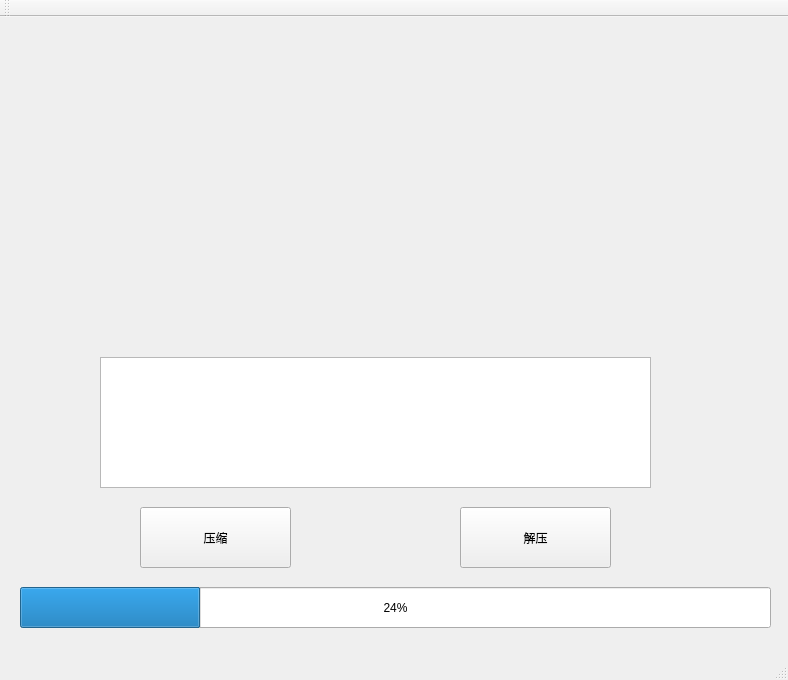
<?xml version="1.0" encoding="UTF-8"?>
<ui version="4.0">
 <class>ChenHuffman</class>
 <widget class="QMainWindow" name="ChenHuffman">
  <property name="geometry">
   <rect>
    <x>0</x>
    <y>0</y>
    <width>788</width>
    <height>680</height>
   </rect>
  </property>
  <property name="windowTitle">
   <string>ChenHuffman</string>
  </property>
  <widget class="QWidget" name="centralWidget">
   <widget class="QPushButton" name="pushButton">
    <property name="geometry">
     <rect>
      <x>140</x>
      <y>490</y>
      <width>151</width>
      <height>61</height>
     </rect>
    </property>
    <property name="text">
     <string>压缩</string>
    </property>
   </widget>
   <widget class="QPushButton" name="pushButton_2">
    <property name="geometry">
     <rect>
      <x>460</x>
      <y>490</y>
      <width>151</width>
      <height>61</height>
     </rect>
    </property>
    <property name="text">
     <string>解压</string>
    </property>
   </widget>
   <widget class="QProgressBar" name="progressBar">
    <property name="geometry">
     <rect>
      <x>20</x>
      <y>570</y>
      <width>751</width>
      <height>41</height>
     </rect>
    </property>
    <property name="value">
     <number>24</number>
    </property>
   </widget>
   <widget class="QTextEdit" name="textEdit">
    <property name="geometry">
     <rect>
      <x>100</x>
      <y>340</y>
      <width>551</width>
      <height>131</height>
     </rect>
    </property>
   </widget>
   <widget class="QLabel" name="label">
    <property name="geometry">
     <rect>
      <x>0</x>
      <y>0</y>
      <width>801</width>
      <height>291</height>
     </rect>
    </property>
    <property name="text">
     <string/>
    </property>
    <property name="textFormat">
     <enum>Qt::AutoText</enum>
    </property>
    <property name="pixmap">
     <pixmap>MainMeun.png</pixmap>
    </property>
   </widget>
   <widget class="QLabel" name="label_2">
    <property name="geometry">
     <rect>
      <x>-300</x>
      <y>290</y>
      <width>1131</width>
      <height>41</height>
     </rect>
    </property>
    <property name="text">
     <string/>
    </property>
    <property name="pixmap">
     <pixmap>SecMenu.png</pixmap>
    </property>
   </widget>
  </widget>
  <widget class="QMenuBar" name="menuBar">
   <property name="geometry">
    <rect>
     <x>0</x>
     <y>0</y>
     <width>788</width>
     <height>26</height>
    </rect>
   </property>
  </widget>
  <widget class="QToolBar" name="mainToolBar">
   <attribute name="toolBarArea">
    <enum>TopToolBarArea</enum>
   </attribute>
   <attribute name="toolBarBreak">
    <bool>false</bool>
   </attribute>
  </widget>
  <widget class="QStatusBar" name="statusBar"/>
 </widget>
 <layoutdefault spacing="6" margin="11"/>
 <resources/>
 <connections/>
</ui>
